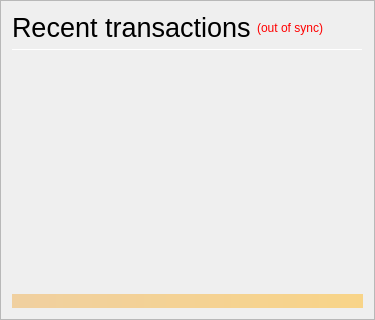
                <widget class="QFrame" name="frame_RecentTransactions">
                 <property name="minimumSize">
                  <size>
                   <width>0</width>
                   <height>0</height>
                  </size>
                 </property>
                 <property name="frameShape">
                  <enum>QFrame::StyledPanel</enum>
                 </property>
                 <property name="frameShadow">
                  <enum>QFrame::Raised</enum>
                 </property>
                 <layout class="QVBoxLayout" name="verticalLayout_1" stretch="0,0,0,0,0">
                  <item>
                   <layout class="QHBoxLayout" name="horizontalLayout_2">
                    <item>
                     <widget class="QLabel" name="label_4">
                      <property name="minimumSize">
                       <size>
                        <width>0</width>
                        <height>20</height>
                       </size>
                      </property>
                      <property name="font">
                       <font>
                        <pointsize>20</pointsize>
                        <weight>50</weight>
                        <bold>false</bold>
                       </font>
                      </property>
                      <property name="text">
                       <string>Recent transactions</string>
                      </property>
                     </widget>
                    </item>
                    <item>
                     <widget class="QLabel" name="labelTransactionsStatus">
                      <property name="cursor">
                       <cursorShape>WhatsThisCursor</cursorShape>
                      </property>
                      <property name="toolTip">
                       <string>The displayed information may be out of date. Your wallet automatically synchronizes with the PrimeStone network after a connection is established, but this process has not completed yet.</string>
                      </property>
                      <property name="styleSheet">
                       <string notr="true">QLabel { color: red; }</string>
                      </property>
                      <property name="text">
                       <string notr="true">(out of sync)</string>
                      </property>
                      <property name="alignment">
                       <set>Qt::AlignRight|Qt::AlignTrailing|Qt::AlignVCenter</set>
                      </property>
                     </widget>
                    </item>
                    <item>
                     <spacer name="horizontalSpacer">
                      <property name="orientation">
                       <enum>Qt::Horizontal</enum>
                      </property>
                      <property name="sizeHint" stdset="0">
                       <size>
                        <width>40</width>
                        <height>20</height>
                       </size>
                      </property>
                     </spacer>
                    </item>
                   </layout>
                  </item>
                  <item>
                   <widget class="Line" name="line">
                    <property name="minimumSize">
                     <size>
                      <width>0</width>
                      <height>1</height>
                     </size>
                    </property>
                    <property name="maximumSize">
                     <size>
                      <width>16777215</width>
                      <height>1</height>
                     </size>
                    </property>
                    <property name="orientation">
                     <enum>Qt::Horizontal</enum>
                    </property>
                   </widget>
                  </item>
                  <item>
                   <widget class="QListView" name="listTransactions">
                    <property name="minimumSize">
                     <size>
                      <width>0</width>
                      <height>0</height>
                     </size>
                    </property>
                    <property name="styleSheet">
                     <string notr="true">QListView { background: transparent; }</string>
                    </property>
                    <property name="frameShape">
                     <enum>QFrame::NoFrame</enum>
                    </property>
                    <property name="verticalScrollBarPolicy">
                     <enum>Qt::ScrollBarAlwaysOff</enum>
                    </property>
                    <property name="horizontalScrollBarPolicy">
                     <enum>Qt::ScrollBarAlwaysOff</enum>
                    </property>
                    <property name="selectionMode">
                     <enum>QAbstractItemView::NoSelection</enum>
                    </property>
                   </widget>
                  </item>
                  <item>
                   <spacer name="verticalSpacer_2">
                    <property name="orientation">
                     <enum>Qt::Vertical</enum>
                    </property>
                    <property name="sizeType">
                     <enum>QSizePolicy::Expanding</enum>
                    </property>
                    <property name="sizeHint" stdset="0">
                     <size>
                      <width>20</width>
                      <height>40</height>
                     </size>
                    </property>
                   </spacer>
                  </item>
                  <item>
                   <widget class="QLabel" name="labelAlerts">
                    <property name="maximumSize">
                     <size>
                      <width>16777215</width>
                      <height>16777215</height>
                     </size>
                    </property>
                    <property name="styleSheet">
                     <string notr="true">background-color: qlineargradient(x1: 0, y1: 0, x2: 1, y2: 0, stop:0 #F0D0A0, stop:1 #F8D488); color:#000000;</string>
                    </property>
                    <property name="text">
                     <string/>
                    </property>
                    <property name="wordWrap">
                     <bool>true</bool>
                    </property>
                    <property name="margin">
                     <number>3</number>
                    </property>
                   </widget>
                  </item>
                 </layout>
                </widget>
